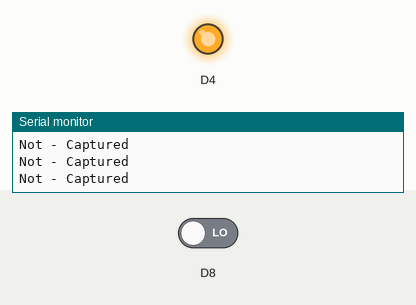
Bench run of a sketch on a simulated ESP8266 (NodeMCU). Shown: output pins drawn as LEDs (lit = HIGH), the last lines printed to the serial monitor. The inputs (shaded band) are chosen by the test bench; at power-on: D8 LOW.

Above: at 1.5 s.
1.6 s: D8 driven HIGH
At 2.9 s:
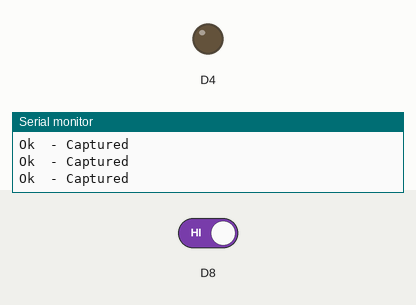
3.2 s: D8 driven LOW
At 4.8 s:
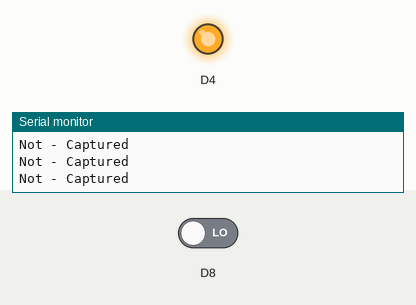
Timing chart, 0 to 6.3 s (numbered marks = the images above; inputs shaded):
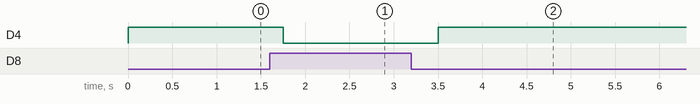

Measured:
- after the input at 1.6 s, D4: HIGH → LOW after 0.15 s
- after the input at 3.2 s, D4: LOW → HIGH after 0.30 s

The sketch:

sensor_test.ino
```cpp
void setup() {
  Serial.begin(250000);
  pinMode(LED_BUILTIN, OUTPUT);     // Initialize the LED_BUILTIN pin as an output
  pinMode(D8, INPUT);
}

// the loop function runs over and over again forever
void loop() {
  int val = digitalRead(D8);
  if(val == HIGH)
  {
    digitalWrite(LED_BUILTIN, LOW);  // Turn the LED on by making the voltage LOW
    Serial.println("Ok  - Captured ");
  }
  else if(val==LOW)
  {
    digitalWrite(LED_BUILTIN, HIGH);  // Turn the LED off by making the voltage HIGH
    Serial.println("Not - Captured ");
  }
  delay(350);
}
```
